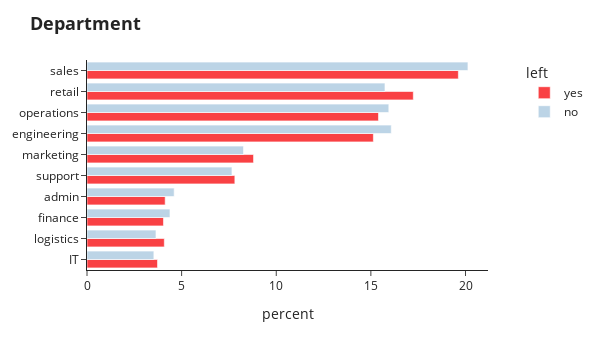

Source (notebook cell):
### Markdown cell above
No difference in means.

### Code cell
fig = px.histogram(df, y="department", x=None, color="left",
                width=600,height=350,
                histnorm='percent',
                color_discrete_map={ 
                    "yes": "#f94144", "no": "#bcd4e6"
                },
                )
fig.update_yaxes(categoryorder='total ascending')
fig.update_layout(title="<b>Department</b>", 
                  yaxis_title=None,
                  bargap=0.2,
                  barmode='group',
                  titlefont={'size': 18},
                  legend=dict(
                  orientation="v", 
                      y=1, 
                      yanchor="top", 
                      x=1.250, 
                      xanchor="right",)                 
                  )
fig.show()

### Figure 1 — Plotly figure (JSON) as saved in the notebook; plotly's stock layout.template omitted (floating-point values rounded to 4 significant figures; data arrays with more than 128 entries replaced by an {"elided": "..."} marker saying what was removed)
{"data": [{"alignmentgroup": "True", "bingroup": "y", "histnorm": "percent", "hovertemplate": "left=yes<br>percent=%{x}<br>department=%{y}<extra></extra>", "legendgroup": "yes", "marker": {"color": "#f94144", "pattern": {"shape": ""}}, "name": "yes", "offsetgroup": "yes", "orientation": "h", "showlegend": true, "type": "histogram", "xaxis": "x", "y": {"elided": "2227 str values"}, "yaxis": "y"}, {"alignmentgroup": "True", "bingroup": "y", "histnorm": "percent", "hovertemplate": "left=no<br>percent=%{x}<br>department=%{y}<extra></extra>", "legendgroup": "no", "marker": {"color": "#bcd4e6", "pattern": {"shape": ""}}, "name": "no", "offsetgroup": "no", "orientation": "h", "showlegend": true, "type": "histogram", "xaxis": "x", "y": {"elided": "5405 str values"}, "yaxis": "y"}], "layout": {"bargap": 0.2, "barmode": "group", "height": 350, "legend": {"orientation": "v", "title": {"text": "left"}, "tracegroupgap": 0, "x": 1.25, "xanchor": "right", "y": 1, "yanchor": "top"}, "margin": {"t": 60}, "title": {"font": {"size": 18}, "text": "<b>Department</b>"}, "width": 600, "xaxis": {"anchor": "y", "domain": [0, 1], "title": {"text": "percent"}}, "yaxis": {"anchor": "x", "categoryorder": "total ascending", "domain": [0, 1], "title": {}}}}
